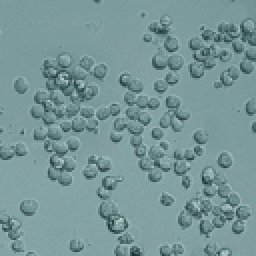
#> input picture tutorials/images/Cellsx128.png, 128 x 128 px (shown 2 times larger)
$ jupyter execute --allow-errors Image_Pre-Processing_Pipeline.ipynb   (shell and % lines are left out)   (Python 2 division)
#> lines starting #> are read from the running program, lines starting #| are printed output that depends on the picture
# Image Loading and Preprocessing

In this tutorial we're going to look at how we can load in images from a local file or a URL which you can then utilize in other tutorials or examples. Also, we're going to go in depth on the kinds of preprocessing that is necessary to utilize Caffe2 with images.

#### Mac OSx Prerequisites

Install OpenCV. Also...

```
sudo pip install scikit-image scipy matplotlib
```
TODO: lighter-weight way for image handling?

[cell 1]
import skimage
import skimage.io as io
import skimage.transform
import sys
import numpy as np
import math
from matplotlib import pyplot
#from IPython import display
import matplotlib.image as mpimg
import cv2
print("Required modules imported.")

## Test an Image

In the code block below use IMAGE_LOCATION to load what you would like to test. Just change the comment flags to go through each round of the Tutorial. In this way, you'll get to see what happens with a variety of image formats and some tips on how you might preprocess them. If you want to try your own image, drop it in the images folder or use a remote URL. When you pick a remote URL, make it easy on yourself and try to find a URL that points to a common image file type and extension versus some long identifier or query string which might just break this next step.

## Color Issues

Keep in mind when you load images from smartphone cameras that you may run into color formatting issues. Below we show an example of how flipping between RGB and BGR can impact an image. This would obviously throw off detection in your model. Make sure the image data you're passing around is what you think it is!

### Caffe Uses BGR Order

Due to legacy support of OpenCV in Caffe and how it handles images in Blue-Green-Red (BGR) order instead of the more commonly used Red-Green-Blue (RGB) order, Caffe2 also expects **BGR** order. In many ways this decision helps in the long run as you use different computer vision utilities and libraries, but it also can be the source of confusion.

[cell 2]
# You can load either local IMAGE_FILE or remote URL
# For Round 1 of this tutorial, try a local image.
#IMAGE_LOCATION = 'images/cat.jpg'

# For Round 2 of this tutorial, try a URL image with a flower:
IMAGE_LOCATION = "https://cdn.pixabay.com/photo/2015/02/10/21/28/flower-631765_1280.jpg"

# For Round 3 of this tutorial, try another URL image with lots of people:
#IMAGE_LOCATION = "https://upload.wikimedia.org/wikipedia/commons/1/18/NASA_Astronaut_Group_15.jpg"

# For Round 4 of this tutorial, try a URL image with a portrait!
#IMAGE_LOCATION = "https://upload.wikimedia.org/wikipedia/commons/9/9a/Ducreux1.jpg"

#> (the rest of this cell did not finish here and is left out)

As you can see in the example above, the difference in order is very important to keep in mind. In the code block below we'll be taking the image and converting to BGR order for Caffe to process it appropriately.

But wait, there's more color fun...

### Caffe Prefers CHW Order

Now what!? What's CHW, you ask? Well, there's also HWC! Both formats come up in image processing.

- H: Height
- W: Width
- C: Channel (as in color)

Digging even deeper into how image data can be stored is the memory allocation order. You might have noticed when we first loaded the image that we forced it through some interesting transformations. These were data transformations that let us play with the image as if it were a cube. What we see is on top of the cube, and manipulating the layers below can change what we view. We can tinker with it's underlying properties and as you saw above, swap colors quite easily.

For GPU processing, which is what Caffe2 excels at, this order needs to be CHW. For CPU processing, this order is generally HWC. Essentially, you're going to want to use CHW and make sure that step is included in your image pipeline. Tweak RGB to be BGR, which is encapsulated as this "C" payload, then tweak HWC, the "C" being the very same colors you just switched around.

You may ask why! And the reason points to cuDNN which is what helps accelerate processing on GPUs. It uses only CHW, and we'll sum it up by saying it is faster.

Give these two transformations, you might think that's enough, but it isn't. We still need to resize and/or crop and potentially look at things like orientation (rotation) and mirroring.

## Rotation and Mirroring

This topic is usually reserved for images that are coming from a smart phone. Phones, in general, take great pictures, but do a horrible job communicating how the image was taken and what orientation it should be in. Then there's the user who does everything under the sun with their phone's cameras, making them do things its designer never expected. Cameras - right, because there are often two cameras and these two cameras take different sized pictures in both pixel count and aspect ratio, and not only that, they sometimes take them mirrored, and they sometimes take them in portrait and landscape modes, and sometimes they don't bother to tell which mode they were in.

In many ways this is the first thing you need to evaluate in your pipeline, then look at sizing (described below), then figure out the color situation. If you're developing for iOS, then you're in luck, it's going to be relatively easy. If you're a super-hacker wizard developer with lead-lined shorts and developing for Android, then at least you have lead-lined shorts.

The variability in the Android marketplace is wonderful and horrifying. In an ideal world, you could rely on the EXIF data in pictures coming from any camera and use that to decide orientation and mirroring and you'd have one simple case function to handle your transformations. No such luck, but you're not alone. Many have come before you and suffered for you.

### Library for Handling Mobile Images

Hooray! We're going to give you something to ease your pain. These are not full-proof. Users can and will defy you and every other developers' best attempts to handle their images. Here we'll link to some resources that can be used depending on the platform.

Image Preprocessing Libraries and/or Snippits
- [iOS](#)
- [Android](#)
- [Python](#)
In the meantime though, let's play with some images and show the basics for manipulations that you might need to do.

[cell 3]
# Image came in sideways - it should be a portait image!
# How you detect this depends on the platform
# Could be a flag from the camera object
# Could be in the EXIF data
ROTATED_IMAGE = "https://upload.wikimedia.org/wikipedia/commons/8/87/Cell_Phone_Tower_in_Ladakh_India_with_Buddhist_Prayer_Flags.jpg"
#> (the rest of this cell did not finish here and is left out)

So you can see that we kind of have some problems. If we're detecting places, landmarks, or objects, a sideways cell tower is no good. If we're detecting text and doing automatic language translation, then mirrored text is no good. But hey, maybe you want to make a model that can detect English both ways. That would be awesome, but not for this tutorial!

Let's transform these babies into something Caffe2 and the standard detection models we have around can detect. Also, this little trick might save you if, say for example, you really had to detect the cell tower but there's no EXIF data to be found: then you'd cycle through every rotation, and every flip, spawning many derivatives of this photo and run them all through. When the percentage of confidence of detection is high enough, Bam!, you found the orientation you needed and that sneaky cell tower.

Anyway, to the example code:

#> (a cell that did not finish here is left out)

#> (a cell that did not finish here is left out)

## Sizing

Part of preprocessing is resizing. For reasons we won't get into here, images in the Caffe2 pipeline should be square. Also, to help with performance, they should be resized to a standard height and width which is usually going to be smaller than your original source. In the example below we're resizing to 256 x 256 pixels, however you might notice that the `input_height` and `input_width` is set to 224 x 224 which is then used to specify the crop. This is what several image-based models are expecting. They were trained on images sized to 224 x 224 and in order for the model to properly identify the suspect images you throw at it, these should also be 224 x 224.

** Make sure you double-check the input sizes for the model you're using!**

[cell 6]
# Model is expecting 224 x 224, so resize/crop needed.
# Here are the steps we use to preprocess the image.
# (1) Resize the image to 256*256, and crop out the center.
input_height, input_width = 224, 224
#> (the rest of this cell did not finish here and is left out)

Note the resizing has distorted the image a little bit. It is important to recognize this effect during your processing as it can have an effect on the results of your model. Flowers and animals might be ok with a little stretching or squeezing, but facial features may not.

This can happen when the dimensions of the original image are not proportionally exact to your desired size. In this particular example it would have been better to just resize to 224x224 and not bother cropping. Let's try another strategy of rescaling the image and maintaining the aspect ratio.

### Rescaling

If you imagine portait images versus landscape images you'll know that there are a lot of things that can get messed up by doing a slopping resize. Rescaling is assuming that you're locking down the aspect ratio to prevent distortion in the image. In this case, we'll scale down the image to the shortest side that matches with the model's input size.

In our example here, the model size is 224 x 224. As you look at your monitor in 1920x1080, it is longer in width than height and if you shrunk it down to 224, you'd run out of height before you ran out of width, so...

- Landscape: limit resize by the height
- Portrait: limit resize by the width

#> (a cell that did not finish here is left out)

At this point only one dimension is set to what the model's input requires. We still need to crop one side to make a square.

### Cropping

There are a variety of strategies we could utilize. In fact, we could backpeddle and decide to do a center crop. So instead of scaling down to the smallest we could get on at least one side, we take a chunk out of the middle. If we had done that without scaling we would have ended up with just part of a flower pedal, so we still needed some resizing of the image.

Below we'll try a few strategies for cropping:

1. Just grab the exact dimensions you need from the middle!
2. Resize to a square that's pretty close then grab from the middle.
3. Use the rescaled image and grab the middle.

#> (a cell that did not finish here is left out)

As you can see that didn't work out so well, except for maybe the last one. The middle one may be just fine too, but you won't know until you try on the model and test a lot of candidate images.
At this point we can look at the difference we have, split it in half and remove some pixels from each side. This does have a drawback, however, as an off-center subject of interest would get clipped.

If you've run this tutorial a few times now and are on Round 3, you'll notice a pretty big problem. You're missing astronaughts! You can still see the issue with the flower from Round 2 as well. Things are missing after the cropping and that could cause you problems. Think of it this way: if you don't know how the model you're using was prepared then you don't know how to conform your images, so take care to test results! If the model used a lot of different aspect ratio images and just squeezed them to conform to a square then there's a good chance that over time and lots of samples it "learned" what things look like squeezed and can make a match. However, if you're looking for details like facial features and landmarks, or really nuanced elements in any image, this could be dangerous and error-prone.

#### Further Strategies?

Another strategy would be to rescale to the best size you can, with real data, but then pad the rest of the image with information that you can safely ignore in your model. We'll save that for another tutorial though since you've been through enough here!

### Upscaling

What do you do when the images you want to run are "tiny"? In our example we've been prepping for Input Images with the spec of 224x224. Consider this 128x128 image below.

Now we're not talking about super-resolution or the CSI-effect where we can take blurry ATM photos and identify the tattoo an a perp's neck. Although, there are [some advances](https://github.com/david-gpu/srez) along these lines that deep learning has provided, and if you're reading this in time (before 3/1/17), go [check this out](https://developer.nvidia.com/zoom-enhance-magic-image-upscaling-using-deep-learning). What we want to do is simple, but, like cropping, it does have a variety of strategies you should consider.

The most basic approach is going from a small square to a bigger square and using the defauls skimage provides for you. This `resize` method defaults the interpolation order parameter to 1 which happens to be bi-linear if you even cared, but it is worth mentioning because these might be the fine-tuning knobs you need later to fix problems, such as strange visual artifacts, that can be introduced in upscaling images.

[cell 9]
imgTiny = "images/Cellsx128.png"
imgTiny = skimage.img_as_float(skimage.io.imread(imgTiny)).astype(np.float32)
print "Original image shape: ", imgTiny.shape
#| Original image shape:  (128, 128, 4)
imgTiny224 = skimage.transform.resize(imgTiny, (224, 224))
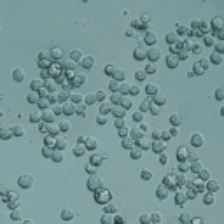
#> imgTiny224: shape (224, 224, 4) float32; mean R, G, B, A 0.469, 0.59, 0.594, 1
print "Upscaled image shape: ", imgTiny224.shape
#| Upscaled image shape:  (224, 224, 4)
# Plot original
pyplot.figure()
pyplot.subplot(1, 2, 1)
pyplot.imshow(imgTiny)
pyplot.axis('on')
pyplot.title('128x128')
# Plot upscaled
pyplot.subplot(1, 2, 2)
pyplot.imshow(imgTiny224)
pyplot.axis('on')
pyplot.title('224x224')
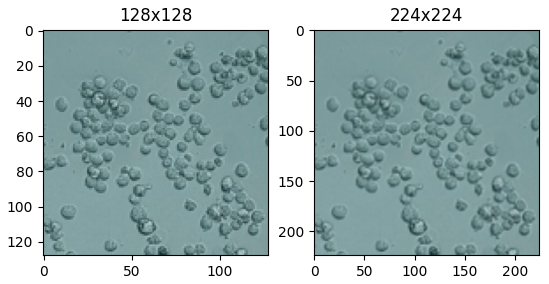
#> figure drawn by matplotlib, 2 panels

Great, it worked!. You can see in the shape outputs that you had (128, 128, 4) and you received (224, 224, 4). Wait a minute! 4? In every example so far the last value in shape has been 3! When we used a png file we entered a new reality; one where transparency is possible. This 4th value describes opacity, or transparency, depending if you're a half-glass-empty type. Anyway, we can handle it just fine, but keep an eye on that number.

It's appropriate to put this discussion towards the end, but before we do further manipulations to the image, it's data order, and its overall payload. You can really mess up your data and the image if you do a simple resample on the image in its current format. Remember that it is currently a cube of data and that there's more going on in there right now than just Red, Green, and Blue (and opacity). Depending on when you decide to resize you'll have to account for that extra data.

Let's break stuff! Try upscaling the image after you've switched the image to CHW.

[cell 10]
imgTiny = "images/Cellsx128.png"
imgTiny = skimage.img_as_float(skimage.io.imread(imgTiny)).astype(np.float32)
print "Image shape before HWC --> CHW conversion: ", imgTiny.shape
#| Image shape before HWC --> CHW conversion:  (128, 128, 4)
# swapping the axes to go from HWC to CHW
# uncomment the next line and run this block!
imgTiny = imgTiny.swapaxes(1, 2).swapaxes(0, 1)
print "Image shape after HWC --> CHW conversion: ", imgTiny.shape
#| Image shape after HWC --> CHW conversion:  (4, 128, 128)
imgTiny224 = skimage.transform.resize(imgTiny, (224, 224))
print "Image shape after resize: ", imgTiny224.shape
#| Image shape after resize:  (224, 224, 128)
